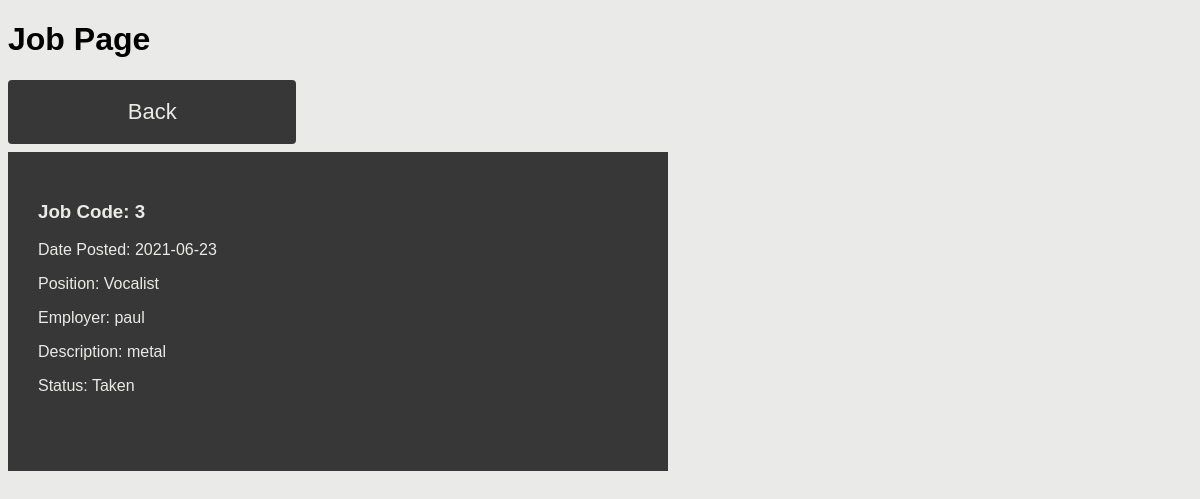
The page /jobopn/jobs.php?jobcode=3&position=Vocalist on the database its author committed.
### tables this page shows
CREATE TABLE `jobdb` (
  `jobcode` int(11) NOT NULL,
  `date` date NOT NULL,
  `position` varchar(255) NOT NULL,
  `employer` varchar(255) NOT NULL,
  `description` varchar(255) NOT NULL,
  `status` varchar(255) NOT NULL
);

### jobopn/jobs.php (the view)
<?php
    include 'header.php';
?>
<h1>Job Page</h1>
<a href = index.php class = button1><span>Back</span></a>
<br><br><br><br>
<div class="book-container">
    <?php
        $jobcode = mysqli_real_escape_string($conn, $_GET['jobcode']);
        $position = mysqli_real_escape_string($conn, $_GET['position']);
        $sql = "SELECT * FROM jobdb WHERE jobcode='$jobcode' AND position='$position'";
        $result = mysqli_query($conn, $sql);
        $queryResults = mysqli_num_rows($result);
        if($queryResults > 0) {
            while($row = mysqli_fetch_assoc($result)) {
                echo "<div class='book-box'>
                <h3>Job Code: ".$row['jobcode']."</h3>
                <p>Date Posted: ".$row['date']."</p>
                <p>Position: ".$row['position']."</p>
                <p>Employer: ".$row['employer']."</p>
                <p>Description: ".$row['description']."</p>
                <p>Status: ".$row['status']."</p>
                </div>";
            }
        }
    ?>
</div>
</body>
</html>

### jobopn/style.css (style rules this page uses)
body { background-color: #eaeae8; font-family: Helvetica; }
.book-container { width: 600px; background-color: #373737; padding: 30px; color: #eaeae8; }
.book-box { padding-bottom: 30px; width: 50%; color: #eaeae8; }
.button1 { font-family: Helvetica; font-weight: 500; border-radius: 4px; background-color: #373737; border: none; color: #eaeae8; text-align: center; font-size: 22px; padding: 19.2px; width: 250px; transition: all 0.5s; cursor: pointer; margin: 0px; position:absolute;top:250;left:40; }
.button1 span { cursor: pointer; display: inline-block; position: relative; transition: 0.5s; }
.button1 span:after { content: '\00bb'; position: absolute; opacity: 0; top: 0; right: -20px; transition: 0.5s; }

### rows shown on the page
jobdb: jobcode "3", date "2021-06-23", position "Vocalist", employer "paul", description "metal", status "Taken"
